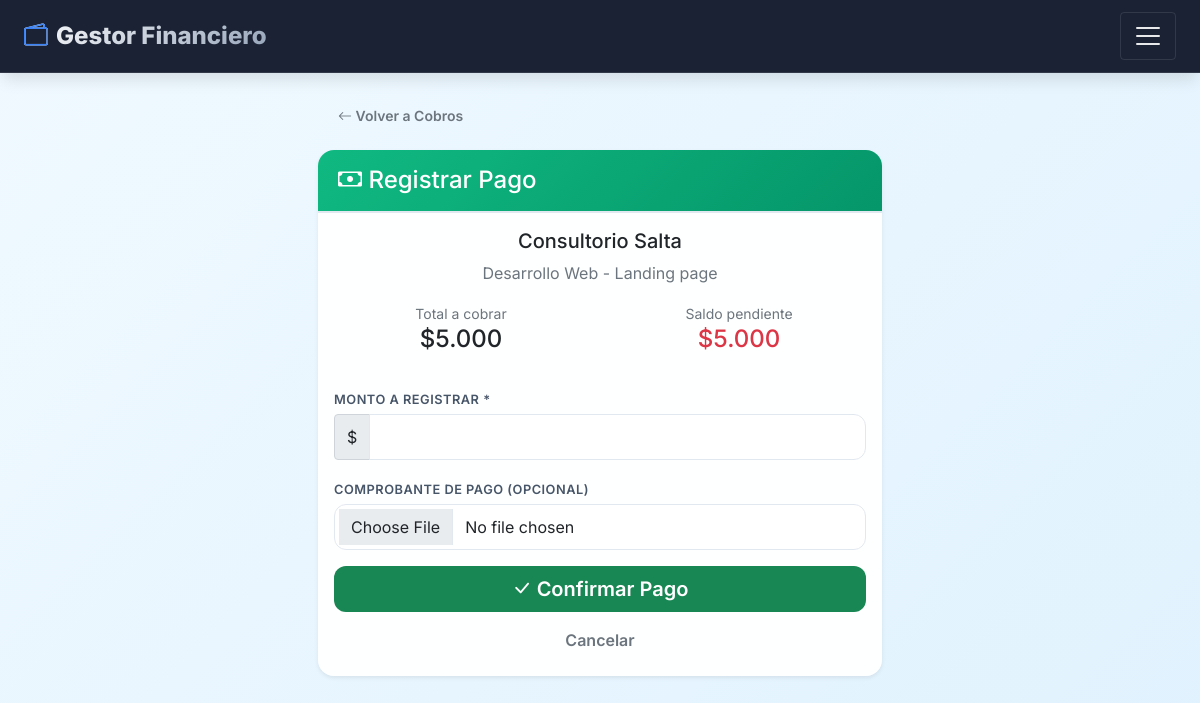
The app's page /cobros/pagar/13/ (signed in) with its own data.
### finances/models.py (models this page shows, shortened)
class Cobro(models.Model):
    ESTADO_CHOICES = [
        ('pendiente', 'Pendiente'),
        ('pagado', 'Pagado'),
        ('parcial', 'Pago Parcial'),
        ('vencido', 'Vencido'),
        ('cancelado', 'Cancelado'),
    ]
    FORMA_PAGO_CHOICES = [
        ('transferencia', 'Transferencia'),
        ('efectivo', 'Efectivo'),
        ('cheque', 'Cheque'),
        ('debito_automatico', 'Débito Automático'),
        ('otro', 'Otro'),
    ]
    PERIODICIDAD_CHOICES = [
        ('unico', 'Único'),
        ('semanal', 'Semanal'),
        ('quincenal', 'Quincenal'),
        ('mensual', 'Mensual'),
        ('bimestral', 'Bimestral'),
        ('trimestral', 'Trimestral'),
        ('semestral', 'Semestral'),
        ('anual', 'Anual'),
    ]
    usuario = models.ForeignKey(User, on_delete=models.CASCADE, null=True, blank=True)
    nombre_cliente = models.CharField(max_length=200, verbose_name='Cliente/Empresa')
    cliente = models.ForeignKey(
        Cliente, on_delete=models.SET_NULL, null=True, blank=True,
        verbose_name='Cliente (opcional)', related_name='cobros'
    )
    sistema = models.CharField(max_length=200, blank=True, verbose_name='Sistema',
                               help_text='Ej: Sistema de Concesionaria')
    plan = models.CharField(max_length=100, blank=True, verbose_name='Plan',
                            help_text='Ej: Básico, Premium')
    monto_total = models.DecimalField(max_digits=12, decimal_places=2, verbose_name='Monto a cobrar')
    monto_pagado = models.DecimalField(max_digits=12, decimal_places=2, default=0, verbose_name='Monto pagado')
    saldo = models.DecimalField(max_digits=12, decimal_places=2, default=0, verbose_name='Saldo pendiente')
    fecha_emision = models.DateField(default=timezone.now, verbose_name='Fecha de emisión')
    fecha_vencimiento = models.DateField(null=True, blank=True, verbose_name='Fecha de vencimiento', db_index=True)
    fecha_pago = models.DateField(null=True, blank=True, verbose_name='Fecha de pago')
    estado = models.CharField(
        max_length=15, choices=ESTADO_CHOICES,
        default='pendiente', db_index=True
    )
    forma_pago = models.CharField(max_length=20, choices=FORMA_PAGO_CHOICES, default='transferencia')
    comprobante = models.FileField(
        upload_to='comprobantes/%Y/%m/', null=True, blank=True,
        verbose_name='Comprobante'
    )
    es_recurrente = models.BooleanField(default=True, verbose_name='Es recurrente')
    periodicidad = models.CharField(max_length=20, choices=PERIODICIDAD_CHOICES, default='mensual')
    observaciones = models.TextField(blank=True)
    creado = models.DateTimeField(auto_now_add=True)
    actualizado = models.DateTimeField(auto_now=True)
    meses_a_generar = models.IntegerField(
        default=1, verbose_name='Meses a generar',
        help_text='Cantidad de meses a generar por adelantado'
    )
    ajuste_precio_cada = models.IntegerField(
        default=0, verbose_name='Ajuste de precio cada N meses',
        help_text='0 = sin ajuste, 3 = cada 3 meses'
    )
    porcentaje_ajuste = models.DecimalField(
        max_digits=5, decimal_places=2, default=0,
        verbose_name='% de ajuste',
        help_text='Porcentaje de aumento (ej: 10 para 10%)'
    )
    concepto = models.CharField(max_length=200, blank=True, verbose_name='Concepto',
                               help_text='Ej: Desarrollo Web, Consultoría, Alquiler')
    detalle = models.CharField(max_length=100, blank=True, verbose_name='Detalle',
                            help_text='Ej: Pago mensual, Seña')
    class Meta:
        ordering = ['-fecha_vencimiento']
        verbose_name = 'Cobro'
        verbose_name_plural = 'Cobros'
        indexes = [                                      # ← NUEVO
            models.Index(fields=['usuario', 'estado']),
            models.Index(fields=['usuario', 'fecha_vencimiento']),
            models.Index(fields=['usuario', 'cliente']),
        ]

### finances/views.py (the view, shortened to what this page needs)
# urls.py: path('cobros/pagar/<int:pk>/', views.registrar_pago, name='registrar_pago'),
@login_required
def registrar_pago(request, pk):
    cobro = get_object_or_404(Cobro, pk=pk, usuario=request.user)
    return render(request, 'finances/registrar_pago.html', {'cobro': cobro})

### finances/templates/finances/registrar_pago.html (shortened to what this page needs)
{% extends 'finances/base.html' %}
{% load humanize %}
{% block content %}
<div class="row justify-content-center">
    <div class="col-md-6">
        <div class="mb-3">
            <a href="{% url 'lista_cobros' %}" class="btn btn-outline-secondary btn-sm">
                <i class="bi bi-arrow-left"></i> Volver a Cobros
            </a>
        </div>
        <div class="card border-0 shadow-sm">
            <div class="card-header bg-success text-white">
                <h4 class="mb-0"><i class="bi bi-cash"></i> Registrar Pago</h4>
            </div>
            <div class="card-body">
                <div class="text-center mb-4">
                    <h5>{{ cobro.nombre_cliente }}</h5>
                    <p class="text-muted">
                        {% if cobro.concepto %}{{ cobro.concepto }}{% endif %}
                        {% if cobro.concepto and cobro.detalle %} - {% endif %}
                        {% if cobro.detalle %}{{ cobro.detalle }}{% endif %}
                    </p>
                    <div class="row mt-3">
                        <div class="col-6">
                            <small class="text-muted">Total a cobrar</small>
                            <h4>${{ cobro.monto_total|floatformat:0|intcomma }}</h4>
                        </div>
                        <div class="col-6">
                            <small class="text-muted">Saldo pendiente</small>
                            <h4 class="text-danger">${{ cobro.saldo|floatformat:0|intcomma }}</h4>
                        </div>
                    </div>
                </div>
                <form method="POST" enctype="multipart/form-data">
                    <div class="mb-3">
                        <label class="form-label">Monto a registrar *</label>
                        <div class="input-group">
                            <span class="input-group-text">$</span>
                            <input type="number" name="monto_pagado" class="form-control"
                                   step="0.01" min="0.01" max="{{ cobro.saldo }}" value="{{ cobro.saldo }}" required>
                        </div>
                    </div>
                    <div class="mb-3">
                        <label class="form-label">Comprobante de pago (Opcional)</label>
                        <input type="file" name="comprobante" class="form-control" accept=".pdf,.jpg,.jpeg,.png">
                    </div>
                    <div class="d-grid gap-2">
                        <button type="submit" class="btn btn-success btn-lg">
                            <i class="bi bi-check-lg"></i> Confirmar Pago
                        </button>
                        <a href="{% url 'lista_cobros' %}" class="btn btn-outline-secondary">Cancelar</a>
                    </div>
                </form>
            </div>
        </div>
    </div>
</div>
{% endblock %}

### finances/templates/finances/base.html (style rules this page uses)
:root { --primary: #0f172a; --primary-light: #1e293b; --accent: #3b82f6; --accent-hover: #2563eb; --success: #10b981; --danger: #ef4444; --warning: #f59e0b; --info: #06b6d4; --gray-50: #f8fafc; --gray-100: #f1f5f9; --gray-200: #e2e8f0; --gray-600: #475569; --gray-800: #1e293b; --shadow-sm: 0 1px 2px 0 rgb(0 0 0 / 0.05); --shadow-md: 0 4px 6px -1px rgb(0 0 0 / 0.1); --shadow-lg: 0 10px 15px -3px rgb(0 0 0 / 0.1); --radius-lg: 1rem; --radius-md: 0.75rem; }
* { margin: 0; padding: 0; box-sizing: border-box; }
body { background: linear-gradient(135deg, #f0f9ff 0%, #e0f2fe 100%); font-family: 'Inter', -apple-system, BlinkMacSystemFont, 'Segoe UI', Roboto, sans-serif; min-height: 100vh; overflow-x: hidden; }
.card { border: none; border-radius: var(--radius-lg); background: rgba(255, 255, 255, 0.95); backdrop-filter: blur(4px); box-shadow: var(--shadow-md); transition: transform 0.2s ease, box-shadow 0.2s ease; overflow: hidden; margin-bottom: 1.5rem; }
.card-header { background: rgba(255,255,255,0.98); border-bottom: 2px solid var(--gray-200); padding: 1rem 1.25rem; font-weight: 700; }
.bg-success { background: linear-gradient(135deg, var(--success), #059669) !important; }
.btn { border-radius: var(--radius-md); font-weight: 600; padding: 0.5rem 1.25rem; transition: all 0.2s; border: none; }
.form-select, .form-control { border-radius: var(--radius-md); border: 1px solid var(--gray-200); padding: 0.6rem 1rem; transition: all 0.2s; }
.form-label { font-weight: 600; font-size: 0.8rem; text-transform: uppercase; letter-spacing: 0.5px; color: var(--gray-600); margin-bottom: 0.35rem; }
.card, .metric-card, .alert { animation: fadeInUp 0.4s ease-out; }
.mb-4 { margin-bottom: 1.5rem !important; }

### records on screen
Cobro: nombre_cliente "Consultorio Salta", concepto "Desarrollo Web", detalle "Landing page", monto_total "5.000", saldo "5.000"
